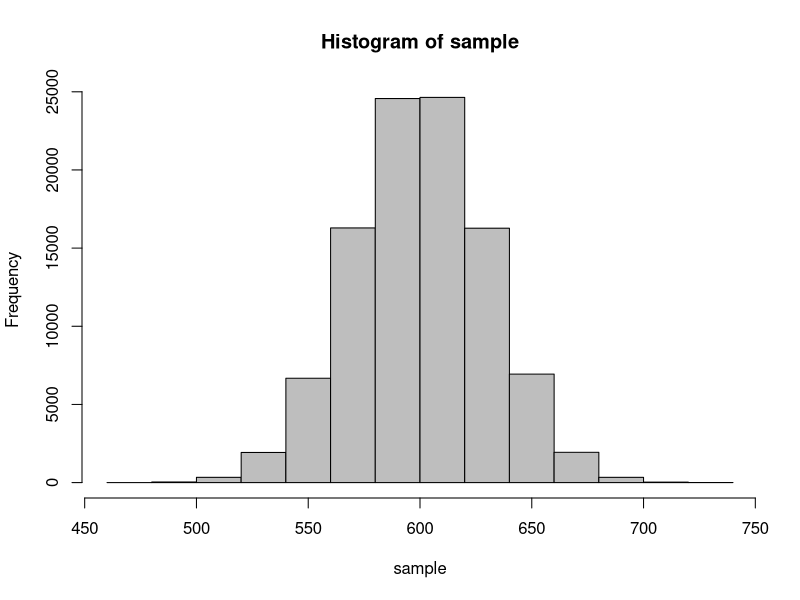
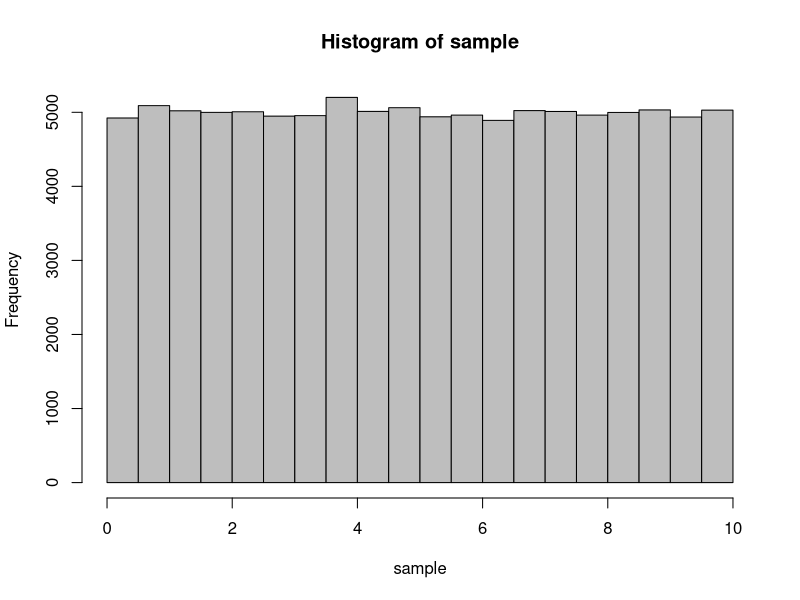
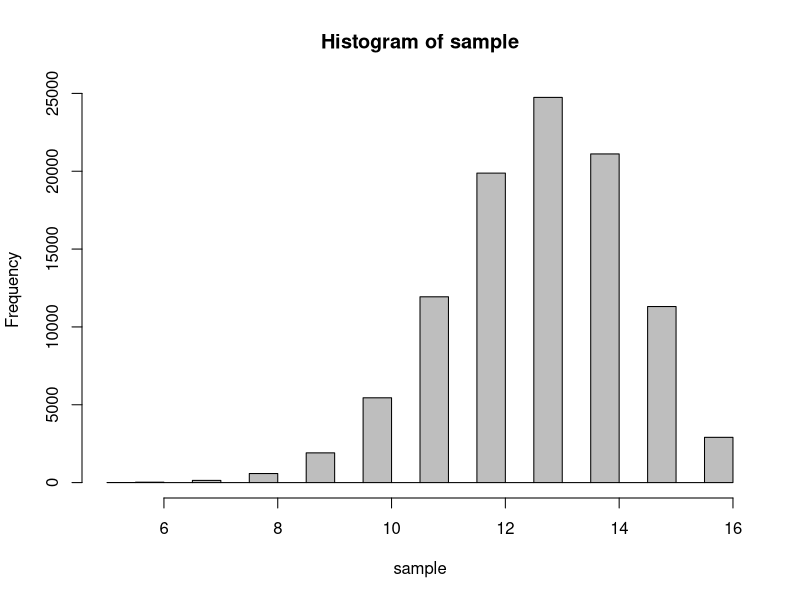
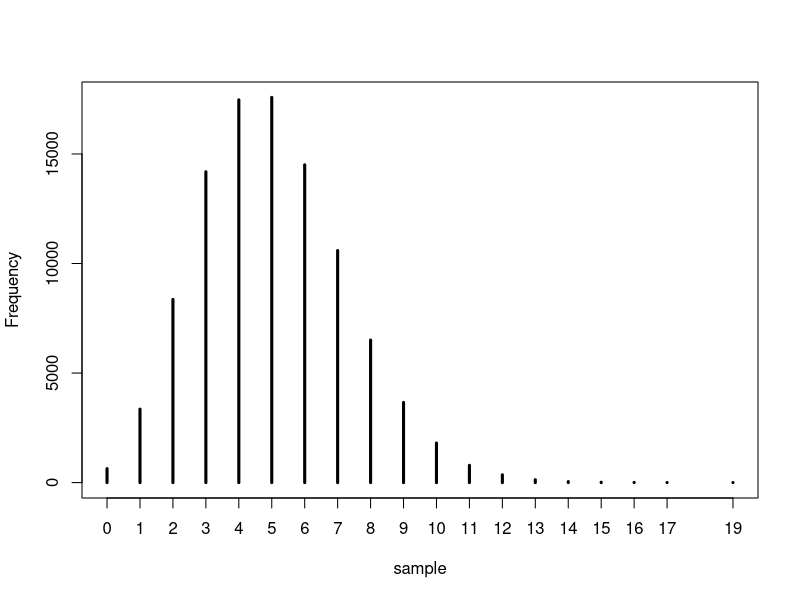

Here is the R script that generated these plots, in order: (Note: this script raises an error after producing the figures.)
# Chapter 6

# normal distribution examples

# Specification in BUGs : 
# x ~dnorm(mean,tau)#notetau=1/variance

n <- 100000  # Sample Size
mu <- mean <- 600  # Body mass of pelegrines
sd <- st.dev <- 30  # SD of body mass of pelegrines

sample <- rnorm(n = n, mean = mu, sd = sd)
hist(sample,col="grey")

# uniform distribution

# Specification in BUGs : 
# x ~dunif(lower,upper)

n <- 100000 # Samplesize
a <- lower.limit <- 0
b <- upper.limit <- 10

sample <- runif(n = n, min = a, max = b)
hist(sample, col = "grey")

# bionomial distribution

# Specification in BUGs :
# x ~dbin(p,N) # Note order of parameters!
# x ~dbern(p)

n <- 100000 # Samplesize
N <- 16 # Number of individuals that flip the coin
p <- 0.8 # Probability of being counted (seen), dead or a male
sample <- rbinom(n = n, size = N, prob= p)
hist(sample, col = "grey")

# poisson distribution

# Specification in BUGs : 
# x ~dpois(lambda)

n <- 100000 # Samplesize
lambda <- 5 #Average#individualspersample,density
sample <- rpois(n = n, lambda = lambda)
plot(table(sample), lwd = 3, ylab = "Frequency")

######################################################################

# 6.3 Snake Example

# Dataset
mass <- c(6,8,5,7,9,11)
pop <- factor(c(1,1,2,2,3,3))
region <- factor(c(1,1,1,1,2,2))
hab <- factor(c(1,2,3,1,2,3))
svl <- c(40, 45,39,50,52,57)

# 6.3.1. The model of the mean
lm(mass ~ 1)

model.matrix(mass~1)

# Model of the mean in Jags
model <- "
model {
  for(i in 1:nobs){
  # Likelihood
  mass[i] ~ dnorm(mean, tau)
  }
  # Priors
  mean ~ dunif(0,100)
  tau <- 1 / vari #
  vari <- sd * sd
  sd ~ dunif(0,10)
}"
model.spec <- textConnection(model)

Data <- list(mass = mass, nobs = length(mass))
inits.fn <- list(mean = runif(0,100), sd = runif(0,10))
jagsModel <- jags.model(file= model.spec,
                        data=Data,
                        init = inits.fn,
                        n.chains = 3, 
                        n.adapt = 100)
para.names <- c("mean", "vari", "sd")
Samples <- coda.samples(jagsModel, 
                        variable.names = para.names, 
                        n.iter = 1000)
plot(Samples)
summary(Samples)

# 6.3.2. t-Test
lm(mass ~ region)

model.matrix(~region)

lm(mass~region)

model.matrix(~region-1)

lm(mass~region-1)

# 6.3.3. Simple linear regression
lm(mass ~ svl)

model.matrix(~svl)

lm(mass~svl)

model.matrix(~svl-1)

lm(mass~svl-1)

# 6.3.4. One-way analysis of variance (one-way ANOVA)
lm(mass ~ pop)

model.matrix(~pop)

model.matrix(~pop-1)

lm(mass~pop)				# Effects parameterization (R default)

lm(mass~pop-1)				# Means parameterization


# 6.3.5. Two-way analysis of variance (two-way ANOVA)
lm(mass ~ region + hab)

model.matrix(~region + hab)

lm(mass ~ region * hab)

model.matrix(~region * hab)

lm(mass ~ region * hab-1-region-hab)

model.matrix(~ region * hab-1-region-hab)


# 6.3.6. Analysis of covariance (ANCOVA)
lm(mass ~ pop + svl)			# Additive model
lm(mass ~ pop * svl)			# Interactive model
lm(mass ~ pop + svl + pop:svl) 	# Same, R's way of specifying the interaction term

model.matrix(lm(mass ~ pop + svl))	# Additive model

model.matrix(lm(mass ~ pop * svl))	# Interactive model

model.matrix(lm(mass ~ pop + svl-1))	# Additive model

model.matrix(lm(mass ~ (pop * svl - 1 - svl))) # Interactive model

lm(mass ~ pop + svl)

fm <- lm(mass ~ pop + svl)		# Refit model
plot(svl, mass, col = c(rep("red", 2), rep("blue", 2), rep("green", 2)))
abline(fm$coef[1], fm$coef[4], col = "red")
abline(fm$coef[1]+ fm$coef[2], fm$coef[4], col = "blue")
abline(fm$coef[1]+ fm$coef[3], fm$coef[4], col = "green")

lm(mass ~ pop * svl)

fm <- lm(mass ~ pop * svl)		# Refit model
plot(svl, mass, col = c(rep("red", 2), rep("blue", 2), rep("green", 2)))
abline(fm$coef[1], fm$coef[4], col = "red")
abline(fm$coef[1]+ fm$coef[2], fm$coef[4] + fm$coef[5], col = "blue")
abline(fm$coef[1]+ fm$coef[3], fm$coef[4] + fm$coef[6], col = "green")

# mean parameterization
lm(mass ~ pop + svl-1)

lm(mass ~ pop * svl-1 - svl)